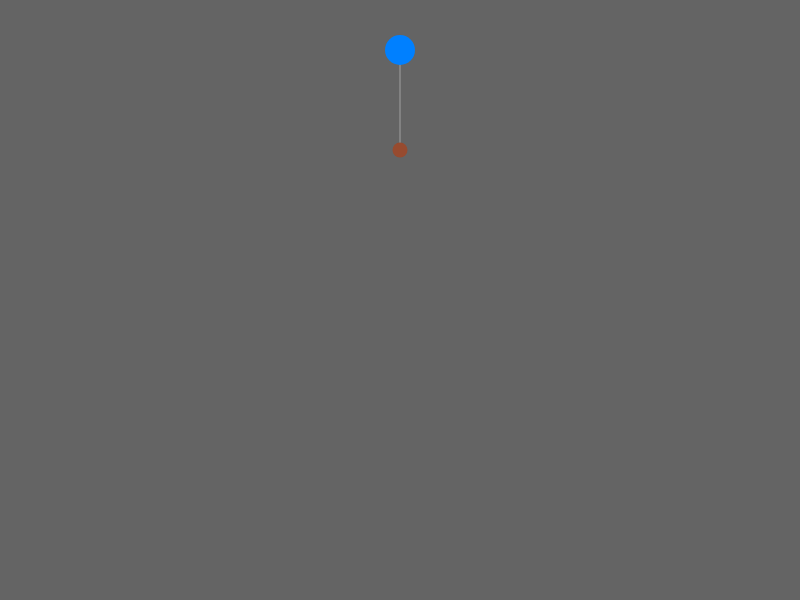
Frame 1 (no input)
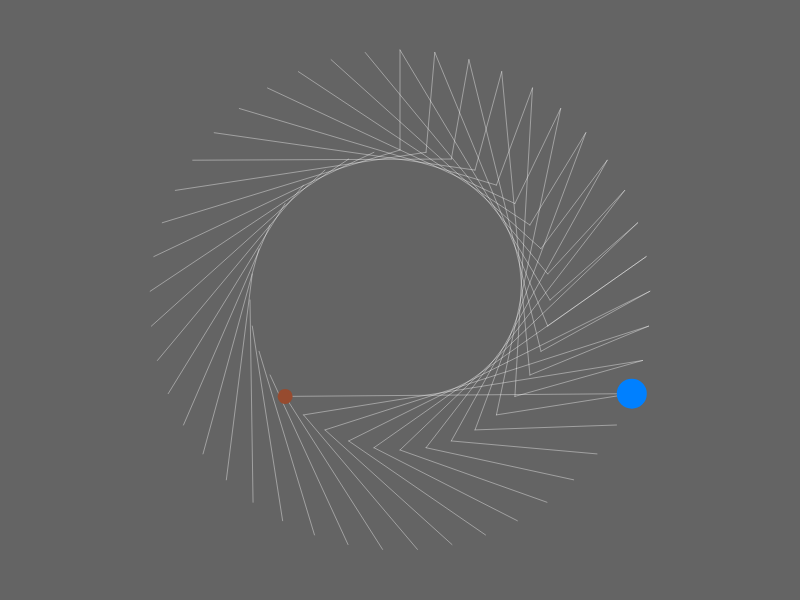
Frame 60 (no input)
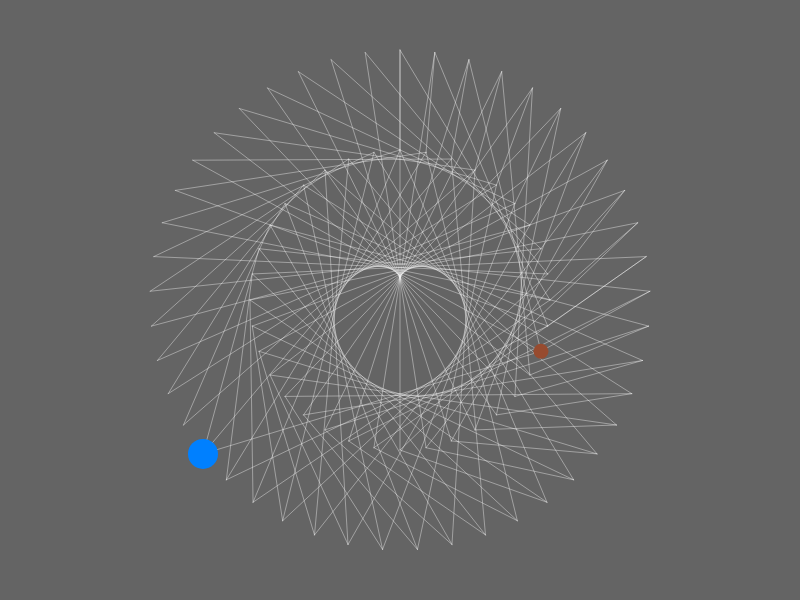
Frame 120 (the mouse pressed at the canvas centre since frame 60)

The p5.js sketch that drew these frames (run headless with seeded random() and noise() and a simulated clock; from frame 60 on, the mouse is pressed at the canvas centre):

// p5.js sketch
// ── sketch.js
var r=50,
    planets = [
      {
            size:15,
            speed:10,
            radius:3
      },
      {
            size:30,
            speed:8,
            radius:5
      }
    ],
    angle=0,
    points = [{x:0,y:0},{x:0,y:0}],
    myLines=[];
function setup() {
  createCanvas(800,600)
  noFill();
  stroke(255,100)
  frameRate(24)
  angleMode(DEGREES)
}

function draw() {
  background(100)
  stroke(255,100)

  translate(width/2,height/2)
  rotate(-90)

  var myLine = {}
  planets.forEach(function(p,i){
    points[i].x = cos(angle*p.speed);
    points[i].y = sin(angle*p.speed);
    myLine['x'+i] = points[i].x
    myLine['y'+i] = points[i].y
  })

  var r1=planets[0].radius*r,
      r2=planets[1].radius*r;

  if (angle <= 360/3) {
    myLines.push(myLine);
  }
  myLines.forEach(function(L,i){
    line(L.x0*r1,L.y0*r1,L.x1*r2,L.y1*r2)
  })
  

  noStroke();
  fill('#974B2F')
  ellipse(points[0].x*r1,points[0].y*r1,planets[0].size)
  fill('#0080FF')
  ellipse(points[1].x*r2,points[1].y*r2,planets[1].size)
  
  angle = angle+1;
}
